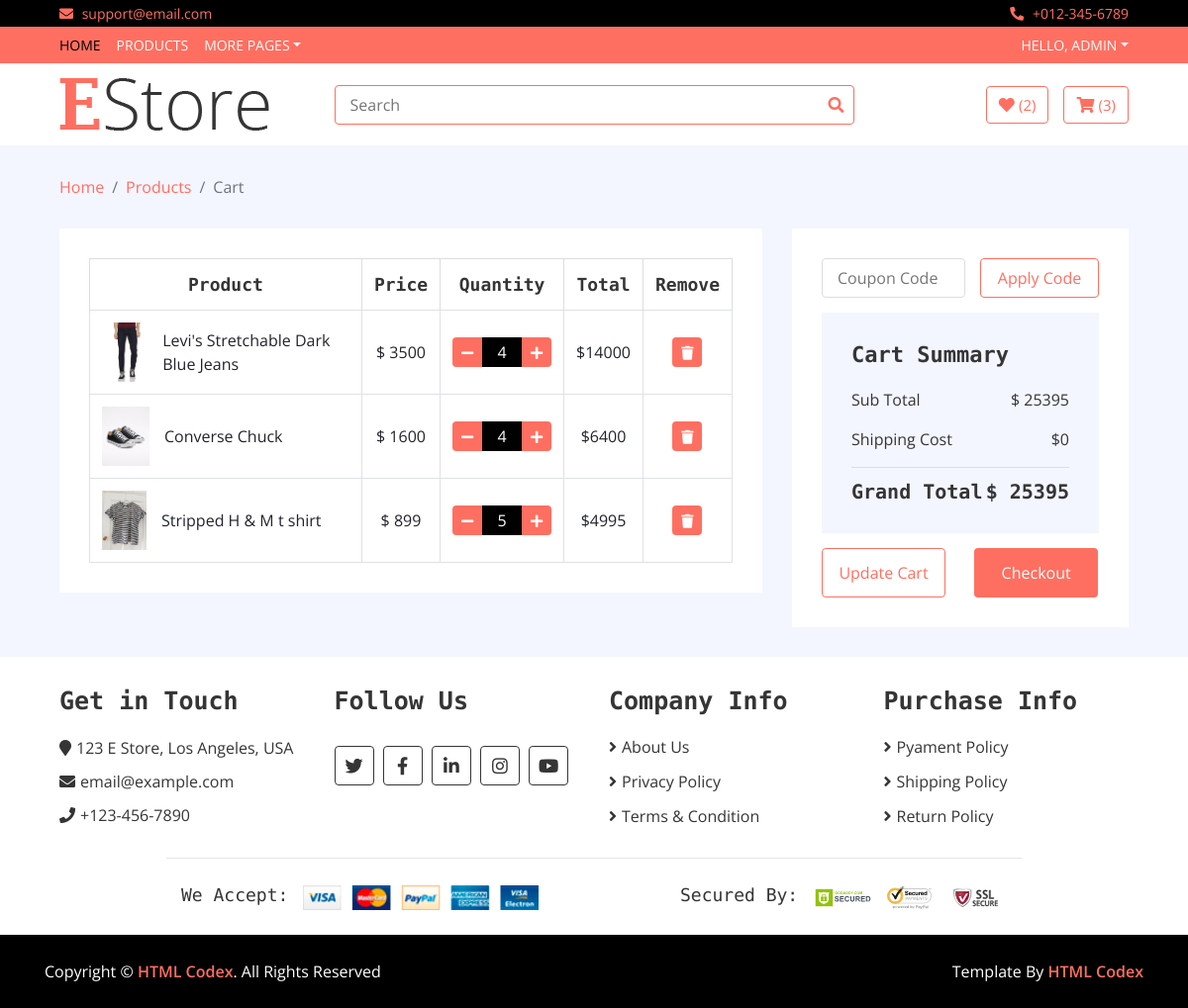
The page /cart/my_cart (signed in) on the database its author committed.
### cart/models.py (models this page shows, shortened)
class Cart(models.Model):
    username = models.CharField(max_length=200)
    items = models.ForeignKey(Item, on_delete=models.CASCADE)
    slug = models.CharField(max_length=300)
    quantity = models.IntegerField(default=1)
    total = models.IntegerField(default=0)
    checkout = models.BooleanField(default=False)

### home/models.py (models this page shows, shortened)
class Item(models.Model):
    name = models.CharField(max_length=500)
    category = models.ForeignKey(Category, on_delete=models.CASCADE)
    brand = models.ForeignKey(Brand, on_delete=models.CASCADE)
    image = models.ImageField(upload_to='media', null=True)
    price = models.IntegerField()
    discounted_price = models.IntegerField(default=0)
    description = models.TextField(blank=True)
    specification = models.TextField(blank=True)
    slug = models.CharField(max_length=300)
    status = models.CharField(choices=STATUS, max_length=200)
    label = models.CharField(choices=LABEL, max_length=200, blank=True)

### cart/views.py (the view)
# urls.py: path('my_cart', login_required(CartView.as_view(), login_url='home:login'), name='my_cart'),
class CartView(BaseView):
    def get(self, request):
        username = request.user.username
        self.views['my_cart'] = Cart.objects.filter(username=username, checkout=False)
        cart_items = self.views['my_cart']
        grand_total = 0
        for item in cart_items:
            grand_total = grand_total + item.total
        self.views['grand_total'] = grand_total
        return render(request, 'cart.html', self.views)

### home/templates/cart.html (shortened to what this page needs)
{% extends 'base.html' %}
{% load static %}
{% block content %}
        <div class="breadcrumb-wrap">
            <div class="container-fluid">
                <ul class="breadcrumb">
                    <li class="breadcrumb-item"><a href="#">Home</a></li>
                    <li class="breadcrumb-item"><a href="#">Products</a></li>
                    <li class="breadcrumb-item active">Cart</li>
                </ul>
            </div>
        </div>
        <div class="cart-page">
            <div class="container-fluid">
                <div class="row">
                    <div class="col-lg-8">
                        <div class="cart-page-inner">
                            <div class="table-responsive">
                                <table class="table table-bordered">
                                    <thead class="thead-dark">
                                        <tr>
                                            <th>Product</th>
                                            <th>Price</th>
                                            <th>Quantity</th>
                                            <th>Total</th>
                                            <th>Remove</th>
                                        </tr>
                                    </thead>
                                    <tbody class="align-middle">
                                    {% for item in my_cart %}
                                        <tr>
                                            <td>
                                                <div class="img">
                                                    <a href="#"><img src="{{item.items.image.url}}" alt="Image"></a>
                                                    <p>{{item.items.name}}</p>
                                                </div>
                                            </td>
                                            {% if item.items.discounted_price %}
                                            <td>$ {{item.items.discounted_price}}</td>
                                            {% else %}
                                             <td>$ {{item.items.price}}</td>
                                            {% endif %}
                                            <td>
                                                <div class="qty">
                                                    <a href="{% url 'cart:decrease_quantity' item.slug %}">
                                                        <button class="btn-minus"><i class="fa fa-minus"></i></button>
                                                        <input type="text" value="{{item.quantity}}">
                                                    </a>
                                                    <a href="{% url 'cart:increase_quantity' item.slug %}">
                                                        <button class="btn-plus"><i class="fa fa-plus"></i></button>
                                                    </a>
                                                </div>
                                            </td>
                                            <td>${{item.total}}</td>
                                            <td><a href="{% url 'cart:delete_item' item.slug %}"><button><i class="fa fa-trash"></i></button></a></td>
                                        </tr>
                                    {% endfor %}
                                    </tbody>
                                </table>
                            </div>
                        </div>
                    </div>
                    <div class="col-lg-4">
                        <div class="cart-page-inner">
                            <div class="row">
                                <div class="col-md-12">
                                    <div class="coupon">
                                        <input type="text" placeholder="Coupon Code">
                                        <button>Apply Code</button>
                                    </div>
                                </div>
                                <div class="col-md-12">
                                    <div class="cart-summary">
                                        <div class="cart-content">
                                            <h1>Cart Summary</h1>
                                            <p>Sub Total<span>$ {{grand_total}}</span></p>
                                            <p>Shipping Cost<span>$0</span></p>
                                            <h2>Grand Total<span>$ {{grand_total}}</span></h2>
                                        </div>
                                        <div class="cart-btn">
                                            <button>Update Cart</button>
                                            <button>Checkout</button>
                                        </div>
                                    </div>
                                </div>
                            </div>
                        </div>
                    </div>
                </div>
            </div>
        </div>
{% endblock %}

### home/templates/base.html (shortened to what this page needs)
{% load static %}
<!DOCTYPE html>
<html lang="en">
<head>
    <link href="https://stackpath.bootstrapcdn.com/bootstrap/4.4.1/css/bootstrap.min.css" rel="stylesheet">
    <link href="https://cdnjs.cloudflare.com/ajax/libs/font-awesome/5.10.0/css/all.min.css" rel="stylesheet">
    <link href="{% static 'lib/slick/slick.css' %}" rel="stylesheet">
    <link href="{% static 'lib/slick/slick-theme.css' %}" rel="stylesheet">
    <link href="{% static 'css/style.css' %}" rel="stylesheet">
</head>
<body>
    <div class="top-bar">
        <div class="container-fluid">
            <div class="row">
                <div class="col-sm-6">
                    <i class="fa fa-envelope"></i>
                    support@email.com
                </div>
                <div class="col-sm-6">
                    <i class="fa fa-phone-alt"></i>
                    +012-345-6789
                </div>
            </div>
        </div>
    </div>
    <div class="nav">
        <div class="container-fluid">
            <nav class="navbar navbar-expand-md bg-dark navbar-dark">
                <div class="collapse navbar-collapse justify-content-between" id="navbarCollapse">
                    <div class="navbar-nav mr-auto">
                        <a href="{% url 'home:home'%}" class="nav-item nav-link active">Home</a>
                        <a href="{% url 'home:all_products'%}" class="nav-item nav-link">Products</a>
                        <div class="nav-item dropdown">
                            <a href="#" class="nav-link dropdown-toggle" data-toggle="dropdown">More Pages</a>
                        </div>
                    </div>
                    {% if user.is_authenticated %}
                    <div class="navbar-nav ml-auto">
                        <div class="nav-item dropdown">
                            <a href="#" class="nav-link dropdown-toggle" data-toggle="dropdown">Hello, {{user.username}}</a>
                        </div>
                    </div>
                    {% endif %}
                </div>
            </nav>
        </div>
    </div>
        <div class="bottom-bar">
            <div class="container-fluid">
                <div class="row align-items-center">
                    <div class="col-md-3">
                        <div class="logo">
                            <a href="{% url 'home:home' %}">
                                <img src="{% static 'img/logo.png' %}" alt="Logo">
                            </a>
                        </div>
                    </div>
                    <div class="col-md-6">
                        <div class="search">
                            <form action="{% url 'home:search' %}" method="get">
                            <input type="text" placeholder="Search" name="search">
                            <button type="submit"><i class="fa fa-search"></i></button>
                            </form>
                        </div>
                    </div>
                    <div class="col-md-3">
                        <div class="user">
                            <a href="{% url 'cart:my_wishlist' %}" class="btn wishlist">
                                <i class="fa fa-heart"></i>
                                <span>({{my_wishlist_items}})</span>
                            </a>
                            <a href="{% url 'cart:my_cart' %}" class="btn cart">
                                <i class="fa fa-shopping-cart"></i>
                                <span>({{my_cart_items}})</span>
                            </a>
                        </div>
                    </div>
                </div>
            </div>
        </div>
    {% block content %}
    {% endblock %}
    <div class="footer">
        <div class="container-fluid">
            <div class="row">
                <div class="col-lg-3 col-md-6">
                    <div class="footer-widget">
                        <h2>Get in Touch</h2>
                        <div class="contact-info">
                            <p><i class="fa fa-map-marker"></i>123 E Store, Los Angeles, USA</p>
                            <p><i class="fa fa-envelope"></i>email@example.com</p>
                            <p><i class="fa fa-phone"></i>+123-456-7890</p>
                        </div>
                    </div>
                </div>
                <div class="col-lg-3 col-md-6">
                    <div class="footer-widget">
                        <h2>Follow Us</h2>
                        <div class="contact-info">
                            <div class="social">
                                <a href=""><i class="fab fa-twitter"></i></a>
                                <a href=""><i class="fab fa-facebook-f"></i></a>
                                <a href=""><i class="fab fa-linkedin-in"></i></a>
                                <a href=""><i class="fab fa-instagram"></i></a>
                                <a href=""><i class="fab fa-youtube"></i></a>
                            </div>
                        </div>
                    </div>
                </div>
                <div class="col-lg-3 col-md-6">
                    <div class="footer-widget">
                        <h2>Company Info</h2>
                        <ul>
                            <li><a href="#">About Us</a></li>
                            <li><a href="#">Privacy Policy</a></li>
                            <li><a href="#">Terms & Condition</a></li>
                        </ul>
                    </div>
                </div>
                <div class="col-lg-3 col-md-6">
                    <div class="footer-widget">
                        <h2>Purchase Info</h2>
                        <ul>
                            <li><a href="#">Pyament Policy</a></li>
                            <li><a href="#">Shipping Policy</a></li>
                            <li><a href="#">Return Policy</a></li>
                        </ul>
                    </div>
                </div>
            </div>
            <div class="row payment align-items-center">
                <div class="col-md-6">
                    <div class="payment-method">
                        <h2>We Accept:</h2>
                        <img src="{% static 'img/payment-method.png' %}" alt="Payment Method" />
                    </div>
                </div>
                <div class="col-md-6">
                    <div class="payment-security">
                        <h2>Secured By:</h2>
                        <img src="{% static 'img/godaddy.svg' %}" alt="Payment Security" />
                        <img src="{% static 'img/norton.svg' %}" alt="Payment Security" />
                        <img src="{% static 'img/ssl.svg' %}" alt="Payment Security" />
                    </div>
                </div>
            </div>
        </div>
    </div>
    <div class="footer-bottom">
        <div class="container">
            <div class="row">
                <div class="col-md-6 copyright">
                    <p>Copyright &copy; <a href="https://htmlcodex.com">HTML Codex</a>. All Rights Reserved</p>
                </div>
                <div class="col-md-6 template-by">
                    <p>Template By <a href="https://htmlcodex.com">HTML Codex</a></p>
                </div>
            </div>
        </div>
    </div>
</body>
</html>

### rows shown on the page
Cart: items.image (picture), items.name "Levi's Stretchable Dark Blue Jeans", items.price "3500", quantity "4", total "14000"
Cart: items.image (picture), items.name "Converse Chuck", items.discounted_price "1600", quantity "4", total "6400"
Cart: items.image (picture), items.name "Stripped H & M t shirt", items.discounted_price "899", quantity "5", total "4995"

### other values the page prints
{{ user.username }} "ADMIN"
{{ my_wishlist_items }} "2"
{{ my_cart_items }} "3"
{{ grand_total }} "25395"
